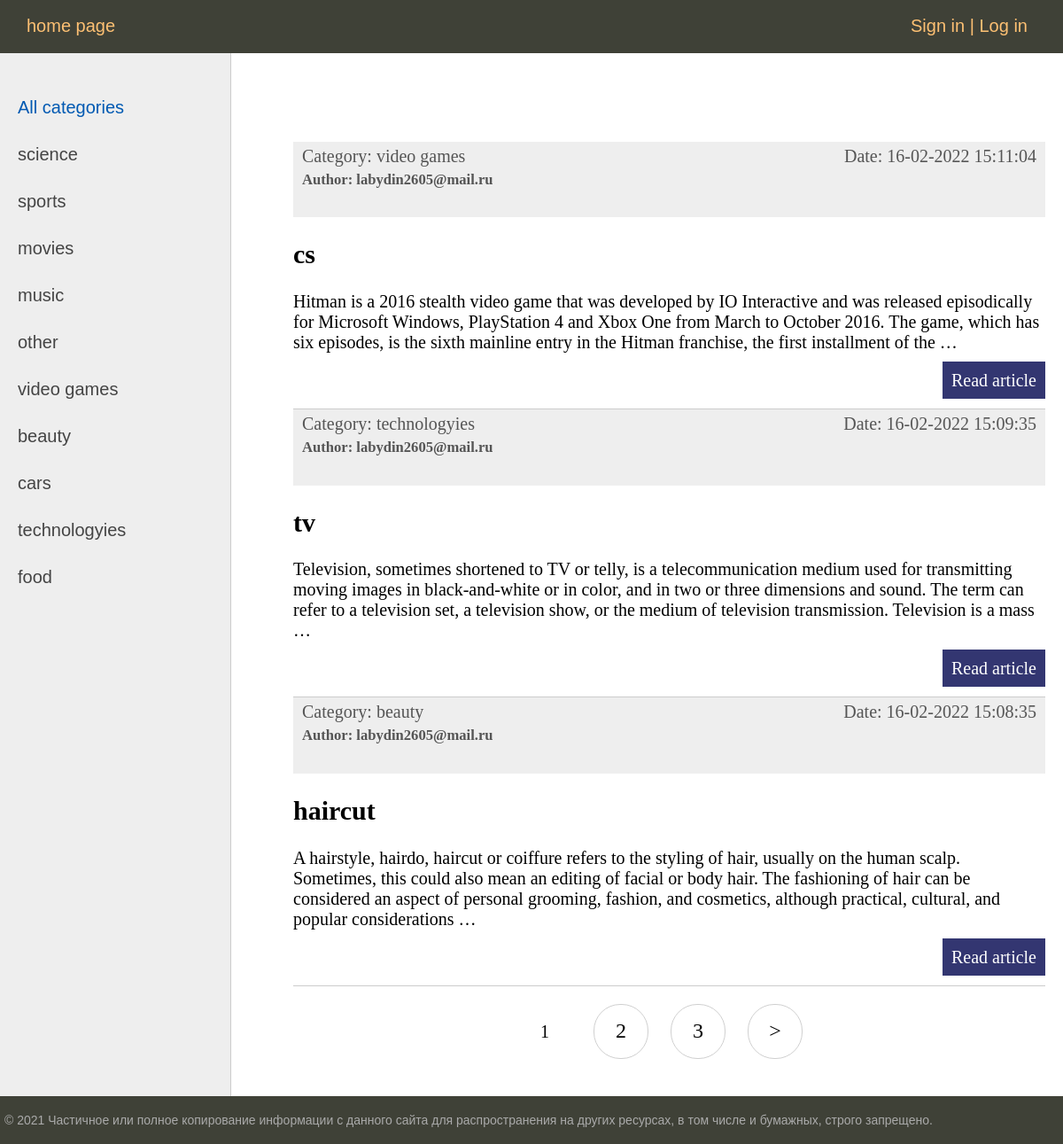
The page / on the database its author committed.
### articles_feed/models.py (models this page shows, shortened)
class Category(models.Model):
    name = models.CharField(max_length=100, db_index=True)
    slug = models.SlugField(max_length=255, unique=True, db_index=True, verbose_name="URL")
    def __str__(self):
        return self.name
    def get_absolute_url(self):
        return reverse('category', kwargs={'cat_slug': self.slug})
    class Meta:
        verbose_name = 'Category'
        verbose_name_plural = 'Category'
        ordering = ['id']

class Article(models.Model):
    title = models.CharField(max_length=255)
    slug = models.SlugField(max_length=255, unique=True, db_index=True, verbose_name="URL")
    content = models.TextField(blank=True)
    time_create = models.DateTimeField(auto_now_add=True)
    time_update = models.DateTimeField(auto_now=True)
    is_published = models.BooleanField(default=True)
    cat = models.ForeignKey('Category', on_delete=models.CASCADE, verbose_name='Category')
    user = models.ForeignKey(User, on_delete=models.CASCADE, verbose_name='User', null=True)
    def get_absolute_url(self):
        return reverse('article', kwargs={'article_slug': self.slug})
    class Meta:
        verbose_name = 'Articles'
        verbose_name_plural = 'Articles'
        ordering = ['-time_update', 'title']

### articles_feed/views.py (the view)
# urls.py: path('', ArticlesHome.as_view(), name='home'),
class ArticlesHome(DataMixin, ListView):
    model = Article
    template_name = 'articles_feed/index.html'
    context_object_name = 'articles'
    success_url = reverse_lazy('home')
    login_url = reverse_lazy('home')
    raise_exception = True
    def get_context_data(self, *, object_list=None, **kwargs):
        context = super().get_context_data(**kwargs)
        c_def = self.get_user_context(title='Main page')
        return dict(list(context.items()) + list(c_def.items()))
    def get_queryset(self):
        return Article.objects.filter(is_published=True)

### articles_feed/utils.py (called while the page is built)
    def get_user_context(self, **kwargs):
        context = kwargs
        cats = Category.objects.all()
        user_menu = menu.copy()
        if not self.request.user.is_authenticated:
            user_menu.pop(1)
            user_menu.pop(1)
        context['menu'] = user_menu
        context['cats'] = cats
        if 'cat_selected' not in context:
            context['cat_selected'] = 0
        return context

### articles_feed/templates/articles_feed/index.html (shortened to what this page needs)
{% extends 'articles_feed/base.html' %}
{% block content %}
<ul class="list-articles">
    {% for article in articles %}
         <li><div class="article-panel">
    <p class="first">Category: {{article.cat}}</p>
    <p class="last">Date: {{article.time_update|date:"d-m-Y H:i:s"}}</p>
    <h5>Author: {{article.user.email}}</h5>
         </div>
             <h2>{{ article.title }}</h2>
    {% autoescape on %}
    {{ article.content|linebreaks|truncatewords:50 }}
    {% endautoescape %}
             <p class="link-read-post"><a href="{{ article.get_absolute_url }}">Read article</a></p>
         </li>
    {% endfor %}
</ul>
{% endblock %}

### articles_feed/templates/articles_feed/base.html (shortened to what this page needs)
{% load static  %}
{% load article_feed_tags %}
<!DOCTYPE html>
<html lang="en">
<head>
    <link type="text/css" href="{% static 'articles_feed/css/styles.css' %}" rel="stylesheet"/>
</head>
<body>
{% block mainmenu %}
		<div class="header">
			<ul id="mainmenu" class="mainmenu">
{% for m in menu %}
			<li><a href="{% url m.url_name %}">{{m.title}}</a></li>
{% endfor %}
                {% if request.user.is_authenticated %}
                <li class="last"> {{user.username}} | <a href="{% url 'logout' %}">Log out</a> </li>
                {% else %}
				<li class="last"><a href="{% url 'register' %}">Sign in</a> | <a href="{% url 'login' %}">Log in</a></li>
                {% endif %}
			</ul>
		</div>
{% endblock mainmenu %}
<table class="table-content" border="0" cellspacing="0" cellpadding="0">
    <tr>
    <td valign="top" class="left-chapters">
    <ul id="leftchapters">
{% if cat_selected == 0 %}
        <li class="selected">All categories</li>
{% else %}
        <li><a href="{% url 'home' %}">All categories</a></li>
{% endif %}
{% for c in cats %}
    {% if c.pk == cat_selected %}
        <li class="selected">{{c.name}}</li>
    {% else %}
        <li><a href="{{ c.get_absolute_url }}">{{c.name}}</a></li>
    {% endif%}
{% endfor %}
    </ul>
    </td>
<td valign="top" class="content">
	<div class="content-text">
{% block content %}
{% endblock %}
{% if page_obj.has_other_pages %}
<nav class="list-pages">
    <ul>
        {% for p in paginator.page_range %}
		{% if page_obj.number == p %}
        <li class="page-num page-num-selected">{{ p }}</li>
		{% elif p >= page_obj.number|add:-2 and p <= page_obj.number|add:2  %}
        <li class="page-num">
            <a href="?page={{ p }}">{{ p }}</a>
        </li>
		{% endif %}
        {% endfor %}
{% if page_obj.has_next %}
<li class="page-num">
	<a href="?page={{ page_obj.next_page_number }}">&gt;</a>
</li>
{% endif %}
    </ul>
</nav>
{% endif %}
	</div>
</td></tr></table>
<tr><td valign=top>
	<div id="footer">
		<p>&copy; 2021 Частичное или полное копирование информации с данного сайта для распространения на других ресурсах, в том числе и бумажных, строго запрещено.</p>
	</div>
</td></tr>
</body>
</html>

### articles_feed/static/articles_feed/css/styles.css (style rules this page uses)
html, body { font-family: 'Arial'; margin: 0; padding: 0; height: 100%; width: 100%; color: #444; }
a { color: #0059b2; text-decoration: none; }
p.link-read-post { text-align: right; }
p.link-read-post a { padding: 10px; min-width: 100px; background: #333671; color: #fff; text-decoration: none; }
div.article-panel { background: #eee; padding: 5px 10px 5px 10px; box-sizing border-box; overflow: hidden; color: #555; }
div.article-panel p.first { margin: 0; float: left; }
div.article-panel p.last { margin: 0; float: right; }
ul.list-articles { list-style: none; margin: 0; padding: 0; }
ul.list-articles li { border-bottom: 1px solid #ccc; }
.header { background: #3F4137; height: 60px; }
ul.mainmenu { list-style: none; margin: 0; padding: 0; height: 60px; color: #fdc073; font-size: 20px; overflow: hidden; }
ul.mainmenu li { float: left; margin: 18px 40px 0 30px; }
ul.mainmenu li.last { float: right; }
ul.mainmenu li a { color: #fdc073; text-decoration: none; }
.table-content { width: 100%; min-height: 100%; height: 100%; }
.left-chapters { margin: 0; background: #eee; border-right: 1px solid #ccc; min-height: 100%; }
.left-chapters ul { width: 230px; min-height: 100%; margin: 0; padding: 20px 10px 10px 20px; list-style: none; font-size: 20px; }
.left-chapters ul li { margin: 30px 0 0 0; color: #999; }
.left-chapters ul li.selected { color: #0059b2; }
.left-chapters ul li a { color: #444; text-decoration: none; }
.content { padding: 40px 20px 20px 40px; width: 100%; box-sizing: border-box; }
.content-text { margin: 60px 0 0 30px; color: #000; font-size: 20px; font-family: Yandex Sans Display Light; }
#footer { box-sizing: border-box; background: #3F4137; padding: 5px; color: #aaa; font-size: 14px; font-family: Verdana, Geneva, Arial, Helvetica; text-align: left; overflow: hidden; }
.list-pages { text-align: center; margin: 0 0 20px 0; }
.list-pages ul { margin: 20px 0 0 0; padding: 0; list-style: none; }
.list-pages ul li { display: inline-block; margin: 0 20px 0 0; }
.list-pages a { color: #000; font-size: 24px; text-decoration: none; }
.list-pages .page-num, .page-num-selected { display: inline-block; width: 60px; height: 44px; padding: 16px 0 0 0; border: 1px solid #d0d0d0; border-radius: 30px; }
.list-pages .page-num-selected { border: none; color: #000; font-size: 20px; }

### rows shown on the page
Category: name "science"
Category: name "sports"
Category: name "movies"
Category: name "music"
Category: name "other"
Category: name "video games"
Category: name "beauty"
Category: name "cars"
Category: name "technologyies"
Category: name "food"
Article: cat "video games", time_update "16-02-2022 15:11:04", user.email "labydin2605@mail.ru", title "cs", content "Hitman is a 2016 stealth video game that was developed by IO Interactive and was released episodically for Microsoft Windows, PlayStation 4 and Xbox One from March to October 2016. The game, which has six episodes, is the sixth mainline entry in the Hitman franchise, the first installment of the …"
Article: cat "technologyies", time_update "16-02-2022 15:09:35", user.email "labydin2605@mail.ru", title "tv", content "Television, sometimes shortened to TV or telly, is a telecommunication medium used for transmitting moving images in black-and-white or in color, and in two or three dimensions and sound. The term can refer to a television set, a television show, or the medium of television transmission. Television is a mass …"
Article: cat "beauty", time_update "16-02-2022 15:08:35", user.email "labydin2605@mail.ru", title "haircut", content "A hairstyle, hairdo, haircut or coiffure refers to the styling of hair, usually on the human scalp. Sometimes, this could also mean an editing of facial or body hair. The fashioning of hair can be considered an aspect of personal grooming, fashion, and cosmetics, although practical, cultural, and popular considerations …"

### other values the page prints
{{ m.title }} "home page"
{{ p }} "1"
{{ p }} "2" "3"
